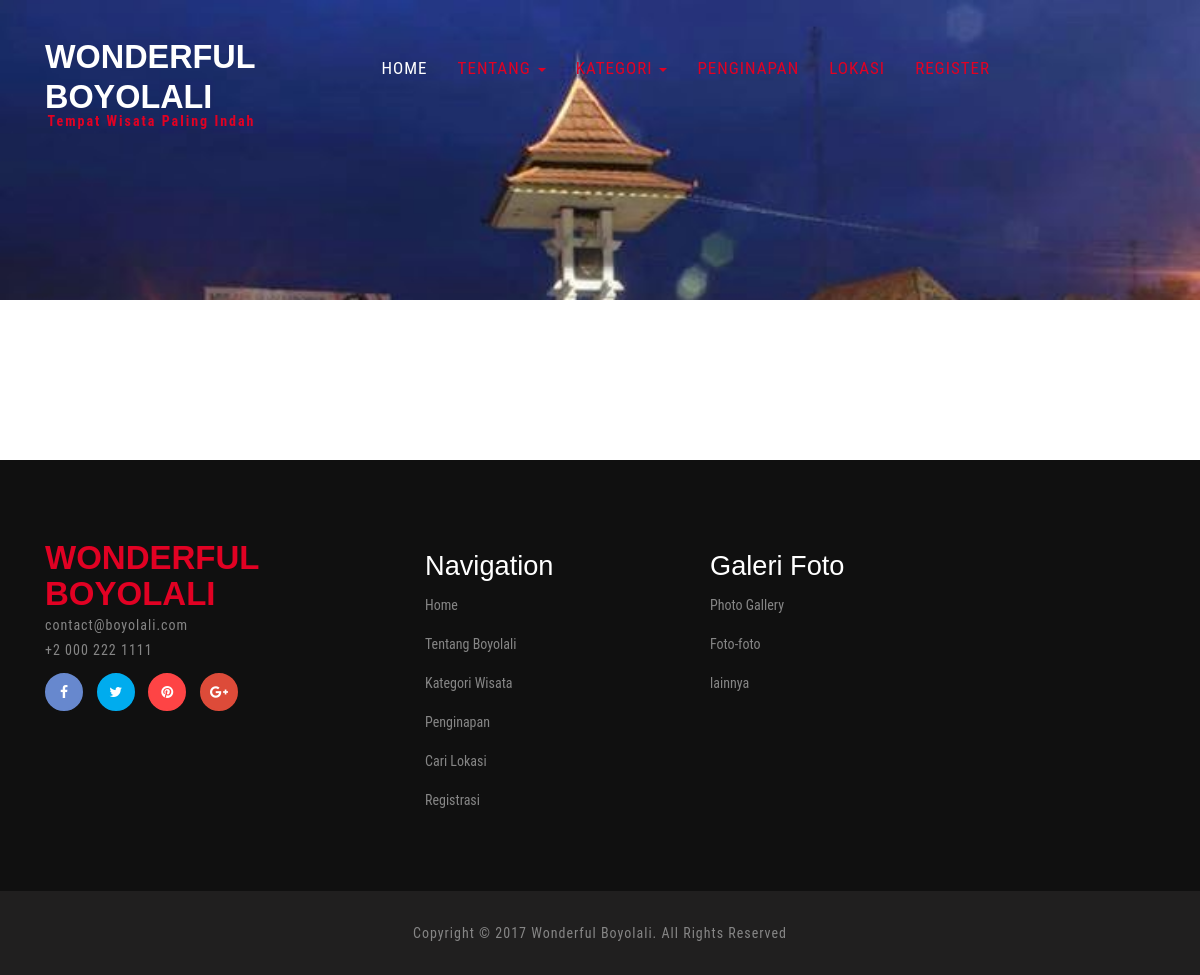
Page /index.php/main/allevent on the earlier database version.
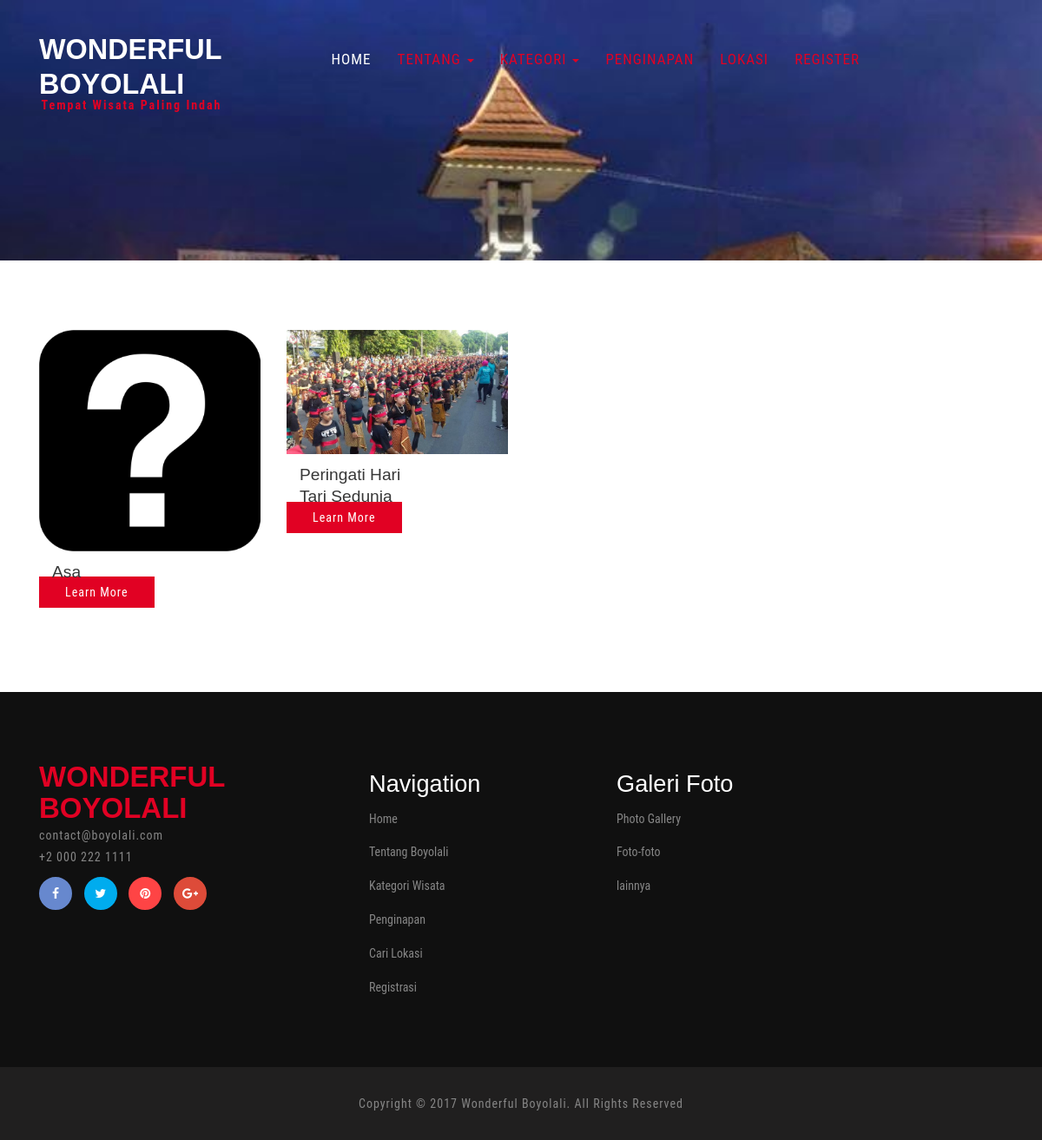
Same page on the later database version.
### tables this page shows
CREATE TABLE `event` (
  `id_event` int(5) NOT NULL,
  `nama_event` varchar(150) NOT NULL,
  `tgl_event` date NOT NULL,
  `lokasi_event` varchar(100) NOT NULL,
  `ket_event` text NOT NULL,
  `waktu_event` time DEFAULT NULL,
  `cp_event` varchar(15) NOT NULL,
  `daerah_event` varchar(150) NOT NULL,
  `id_admin` int(5) NOT NULL
);

### application/controllers/Main.php (called while the page is built, shortened)
<?php
class Main extends CI_Controller {
	public function allevent(){
		$this->load->model('m_dashboard');
        $this->load->view('main/header1');
		$data['event'] = $this->m_dashboard->tampil_event()->result();
        $this->load->view('allevent',$data);
		$this->load->view('main/footer');
	}
}

### index.php (called while the page is built, shortened)
<?php
require_once BASEPATH.'core/CodeIgniter.php';

### application/models/m_dashboard.php (called while the page is built, shortened)
<?php
class m_dashboard extends CI_Model{
    public function tampil_event(){
        $query = $this->db->query("SELECT * FROM event order by id_event desc");
            return $query;
    }
}
?>

### application/views/allevent.php (the view, shortened to what this page needs)
<?php
	$CI =& get_instance();
?>
	<div class="banner-bottom">
		<div class="container">
			<div class="banner-bottom-grids">
				<?php $no=1; foreach($event as $a){ ?>
				<div class="col-md-3 banner-bottom-grid w3-agileits">
					<?php
						$dapetgambarevent = "";
						$getgambar =$CI->db->query('select gambar from gambar_event where id_event="'.$a->id_event.'"');
						foreach ($getgambar->result() as $row){
						    $dapetgambarevent = $row->gambar;
						}
					?>
					<?php
					if ($dapetgambarevent=="") {
						?>
							<img src="<?php echo base_url()?>assets/images/tanya.png" alt=" " class="img-responsive" />
						<?php
					}else{
						?>
							<img src="<?php echo base_url()?>upload-foto/<?php echo $dapetgambarevent; ?>" alt=" " class="img-responsive" />
						<?php
					}
					?>
					<div class="banner-bottom-grid-info">
						<div class="col-xs-8 banner-bottom-grid-infor">
							<h3><?php echo $a->nama_event; ?></h3>
						</div>
						<div class="clearfix"> </div>
							<div class="more">
								<a href="<?php echo base_url()?>index.php/detailevent/<?php echo $a->id_event; ?>">Learn More</a>
							</div>
					</div>
				</div>
				<?php $no++;
			 	} ?>
				<div class="clearfix"> </div>
			</div>
		</div>
	</div>

Differences in the rows shown:
added event: nama_event "Asa"
added event: nama_event "Peringati Hari Tari Sedunia"
